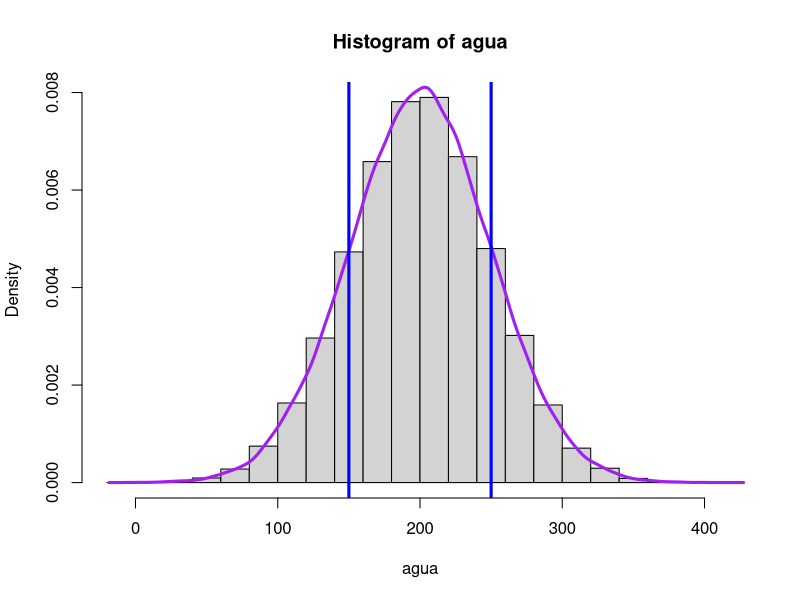
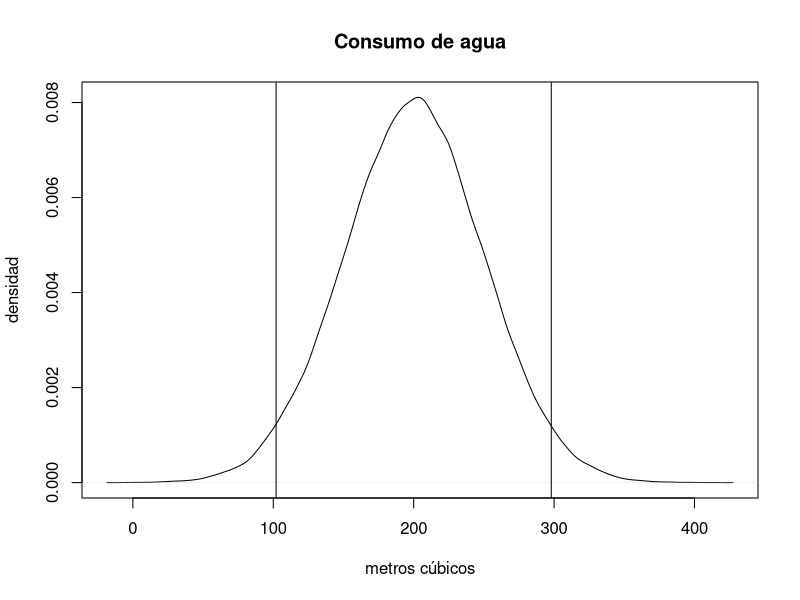

Generate these figures, in order, with R:
#Clase 17JUN
rnorm(2)
#simulación de eso
agua<-rnorm(100000, mean=200, sd=50)
hist(agua, freq = F)
aguaD<-density(agua)
lines(aguaD, col="purple", lwd=3)
abline(v=250, col="blue", lwd=3)
abline(v=150, col="blue", lwd=3)

plot(aguaD, main = "Consumo de agua", xlab = "metros cúbicos", ylab = "densidad")
abline(v=qnorm(0.025, 200, 50))
abline(v=qnorm(0.975, 200, 50))
#no siempre las muestras van a ser así de grandes entonces no vamos a obtener siempre así histogramas bonitos y asuich
